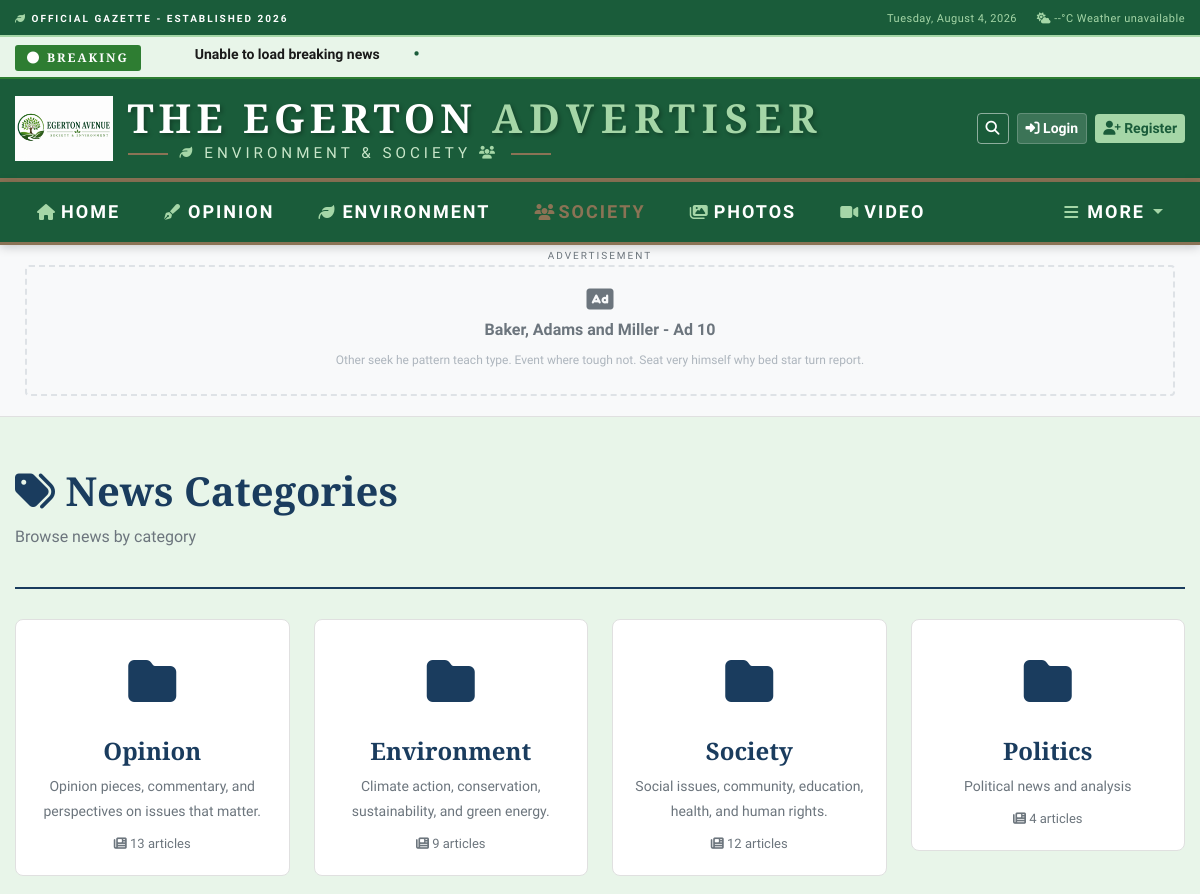
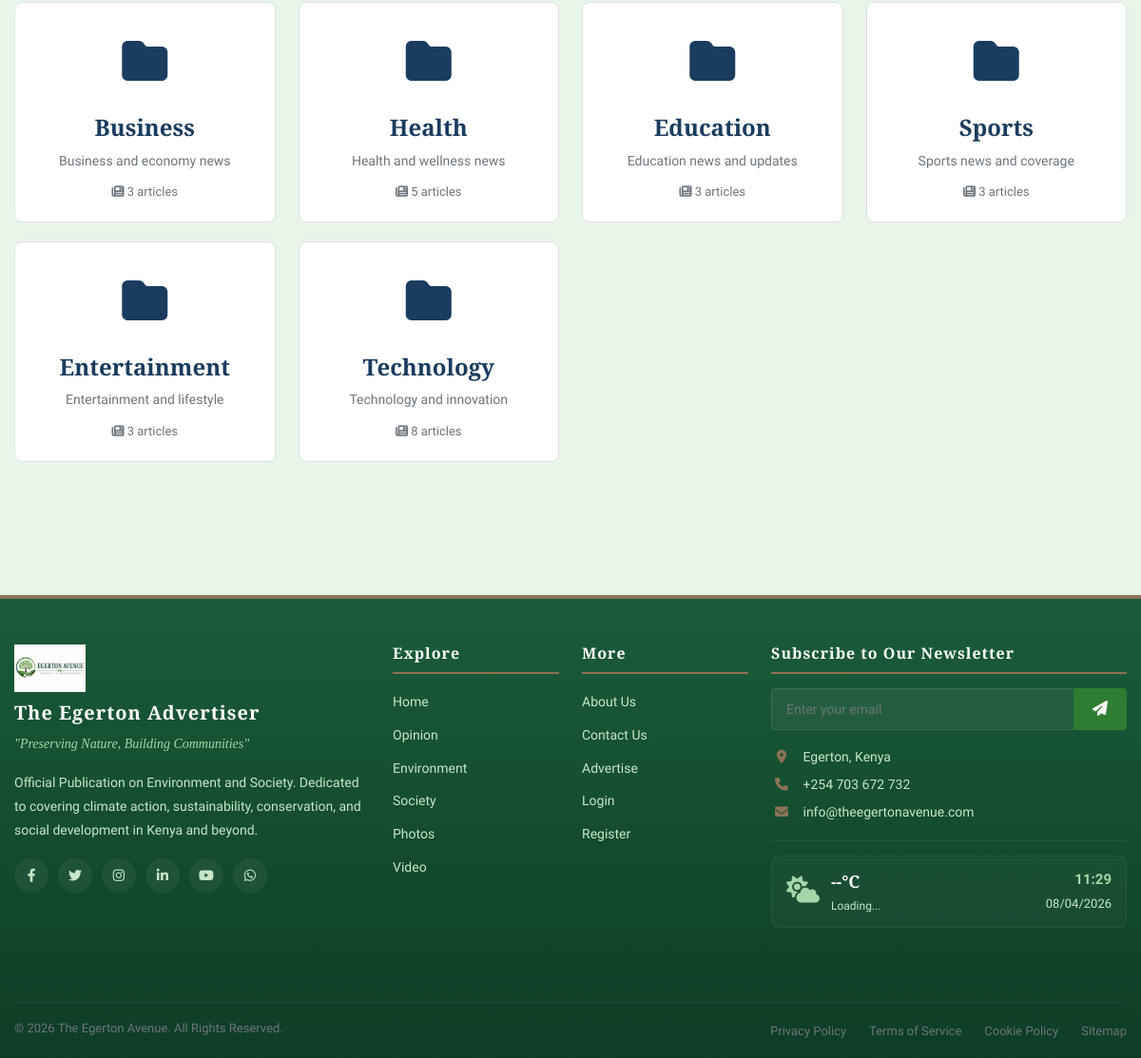
Page /categories/ on the committed database (2 pictures, top to bottom).
### apps/advertisements/models.py (models this page shows, shortened)
class Advertisement(models.Model):
    POSITION_CHOICES = (
        ('header', 'Header Banner'),
        ('sidebar', 'Sidebar'),
        ('in_article', 'In-Article'),
        ('between_posts', 'Between Posts'),
        ('footer', 'Footer'),
        ('featured_section', 'Featured Section'),
        ('popup', 'Popup'),
        ('video', 'Video Ad'),
        ('sponsored', 'Sponsored Content'),
    )
    SIZE_CHOICES = (
        ('leaderboard', '728x90 - Leaderboard'),
        ('banner', '468x60 - Banner'),
        ('half_banner', '234x60 - Half Banner'),
        ('square', '250x250 - Square'),
        ('small_square', '200x200 - Small Square'),
        ('button', '125x125 - Button'),
        ('medium_rectangle', '300x250 - Medium Rectangle'),
        ('large_rectangle', '336x280 - Large Rectangle'),
        ('skyscraper', '120x600 - Skyscraper'),
        ('wide_skyscraper', '160x600 - Wide Skyscraper'),
        ('half_page', '300x600 - Half Page'),
    )
    STATUS_CHOICES = (
        ('active', 'Active'),
        ('pending', 'Pending Approval'),
        ('scheduled', 'Scheduled'),
        ('paused', 'Paused'),
        ('expired', 'Expired'),
        ('rejected', 'Rejected'),
        ('draft', 'Draft'),
    )
    title = models.CharField(
        max_length=200,
        help_text="Ad title for internal reference"
    )
    description = models.TextField(max_length=500, blank=True)
    image = models.ImageField(
        upload_to='ads/%Y/%m/',
        validators=[FileExtensionValidator(['jpg', 'jpeg', 'png', 'gif', 'webp'])],
        help_text="Ad image (supported formats: JPG, PNG, GIF, WEBP)"
    )
    image_alt = models.CharField(max_length=200, blank=True)
    video_url = models.URLField(blank=True, help_text="URL for video ads")
    link_url = models.URLField(help_text="URL users go to when clicking the ad")
    link_target = models.CharField(
        max_length=10,
        choices=(
            ('_self', 'Same Window'),
            ('_blank', 'New Window'),
        ),
        default='_blank'
    )
    position = models.CharField(max_length=20, choices=POSITION_CHOICES)
    size = models.CharField(max_length=20, choices=SIZE_CHOICES)
    advertiser = models.ForeignKey(
        User,
        on_delete=models.CASCADE,
        related_name='ads',
        help_text="Advertiser who owns this ad"
    )
    company_name = models.CharField(max_length=200)
    contact_email = models.EmailField()
    contact_phone = models.CharField(max_length=20)
    start_date = models.DateTimeField(help_text="When the ad should start showing")
    end_date = models.DateTimeField(help_text="When the ad should stop showing")
    created_at = models.DateTimeField(auto_now_add=True)
    updated_at = models.DateTimeField(auto_now=True)
    status = models.CharField(max_length=20, choices=STATUS_CHOICES, default='pending')
    targeted_categories = models.ManyToManyField(
        'categories.Category',
        blank=True,
        related_name='ads',
        help_text="Show ad only on these categories (leave blank for all)"
    )
    targeted_articles = models.ManyToManyField(
        Article,
        blank=True,
        related_name='ads',
        help_text="Show ad only on these specific articles"
    )
    target_countries = models.JSONField(default=list, blank=True)
    target_cities = models.JSONField(default=list, blank=True)
    budget = models.DecimalField(
        max_digits=10,
        decimal_places=2,
        default=0,
        help_text="Total budget for this ad campaign"
    )
    cost_per_click = models.DecimalField(
        max_digits=10,
        decimal_places=2,
        default=0,
        help_text="Cost per click (CPC)"
    )
    cost_per_impression = models.DecimalField(
        max_digits=10,
        decimal_places=2,
        default=0,
        help_text="Cost per 1000 impressions (CPM)"
    )
    views_count = models.PositiveIntegerField(default=0)
    clicks_count = models.PositiveIntegerField(default=0)
    unique_views = models.PositiveIntegerField(default=0)
    unique_clicks = models.PositiveIntegerField(default=0)
    conversion_count = models.PositiveIntegerField(default=0)
    max_clicks = models.PositiveIntegerField(
        default=0,
        help_text="Maximum number of clicks (0 for unlimited)"
    )
    max_impressions = models.PositiveIntegerField(
        default=0,
        help_text="Maximum number of impressions (0 for unlimited)"
    )
    daily_limit = models.PositiveIntegerField(
        default=0,
        help_text="Daily impression limit (0 for unlimited)"
    )
    priority = models.PositiveIntegerField(
        default=0,
        help_text="Higher priority ads show first (0-100)"
    )
    class Meta:
        db_table = 'advertisements'
        ordering = ['-priority', 'views_count']
        indexes = [
            models.Index(fields=['position', 'status']),
            models.Index(fields=['start_date', 'end_date']),
            models.Index(fields=['advertiser', 'status']),
            models.Index(fields=['priority', 'views_count']),
        ]
    def is_active(self):
        now = timezone.now()
        return (self.status == 'active' and
                self.start_date <= now <= self.end_date and
                (self.max_impressions == 0 or self.views_count < self.max_impressions))
    def can_show(self):
        if not self.is_active():
            return False
        return True

### apps/categories/models.py (models this page shows, shortened)
class Category(models.Model):
    name = models.CharField(
        max_length=100,
        unique=True,
        validators=[MinLengthValidator(2)],
        help_text="Category name (e.g., Politics, Business, Sports)"
    )
    slug = models.SlugField(
        max_length=120,
        unique=True,
        blank=True,
        help_text="URL-friendly version of the category name"
    )
    description = models.TextField(
        max_length=500,
        blank=True,
        help_text="Brief description of the category"
    )
    icon = models.CharField(
        max_length=50,
        blank=True,
        help_text="FontAwesome icon class (e.g., fa-gavel for Politics)"
    )
    color = models.CharField(
        max_length=7,
        blank=True,
        help_text="Hex color code for the category (e.g., #FF0000)"
    )
    parent = models.ForeignKey(
        'self',
        on_delete=models.CASCADE,
        null=True,
        blank=True,
        related_name='children',
        help_text="Parent category if this is a sub-category"
    )
    order = models.PositiveIntegerField(
        default=0,
        help_text="Display order in navigation"
    )
    is_active = models.BooleanField(
        default=True,
        help_text="Whether this category is active and visible"
    )
    is_featured = models.BooleanField(
        default=False,
        help_text="Whether to show this category in featured sections"
    )
    seo_title = models.CharField(max_length=150, blank=True)
    seo_description = models.CharField(max_length=200, blank=True)
    seo_keywords = models.CharField(max_length=200, blank=True)
    image = models.ImageField(
        upload_to='categories/%Y/%m/',
        blank=True,
        null=True,
        help_text="Category image for featured sections"
    )
    image_alt = models.CharField(max_length=200, blank=True)
    article_count = models.PositiveIntegerField(default=0)
    total_views = models.PositiveIntegerField(default=0)
    created_at = models.DateTimeField(auto_now_add=True)
    updated_at = models.DateTimeField(auto_now=True)
    class Meta:
        db_table = 'categories'
        verbose_name_plural = 'Categories'
        ordering = ['order', 'name']
        indexes = [
            models.Index(fields=['slug']),
            models.Index(fields=['parent', 'is_active']),
            models.Index(fields=['order']),
        ]
    def save(self, *args, **kwargs):
        super().save(*args, **kwargs)
    def get_absolute_url(self):
        return reverse('categories:detail', kwargs={'slug': self.slug})
    def update_article_count(self):
        from apps.articles.models import Article
        count = Article.objects.filter(category=self, status='published').count()
        self.article_count = count
        self.save(update_fields=['article_count'])

### apps/categories/views.py (the view)
# urls.py: path('', views.category_list, name='list'),
def category_list(request):
    categories = Category.objects.filter(
        is_active=True,
        parent__isnull=True
    ).prefetch_related('children').order_by('order')
    for category in categories:
        category.update_article_count()
    context = {
        'categories': categories,
    }
    return render(request, 'categories/category_list.html', context)

### apps/advertisements/templatetags/advertisements_tags.py (called while the page is built)
@register.simple_tag
def get_ad_by_position(position):
    ads = Advertisement.objects.filter(
        position=position,
        status='active',
        start_date__lte=timezone.now(),
        end_date__gte=timezone.now()
    ).order_by('-priority')
    for ad in ads:
        if ad.can_show():
            return ad
    return None

### apps/articles/context_processors.py (called while the page is built)
def category_menu(request):
    categories = Category.objects.filter(
        is_active=True,
        parent__isnull=True
    ).order_by('order')
    return {'categories': categories}

### apps/notifications/context_processors.py (called while the page is built)
def notification_count(request):
    if request.user.is_authenticated:
        count = Notification.objects.filter(
            user=request.user,
            is_read=False
        ).count()
        return {'unread_notifications': count}
    return {'unread_notifications': 0}

### apps/categories/templates/categories/category_list.html (shortened to what this page needs)
{% extends 'base.html' %}
{% block content %}
<div class="container">
    <div class="categories-page">
        <div class="page-header">
            <h1><i class="fas fa-tags"></i> News Categories</h1>
            <p>Browse news by category</p>
        </div>
        <div class="categories-grid">
            <div class="row">
                {% for category in categories %}
                <div class="col-md-4 col-lg-3">
                    <div class="category-card">
                        <div class="category-icon">
                            <i class="fas fa-{{ category.icon|default:'folder' }}"></i>
                        </div>
                        <div class="category-content">
                            <h4><a href="{{ category.get_absolute_url }}">{{ category.name }}</a></h4>
                            <p>{{ category.description|truncatewords:10 }}</p>
                            <div class="category-stats">
                                <span><i class="fas fa-newspaper"></i> {{ category.article_count }} articles</span>
                            </div>
                        </div>
                    </div>
                </div>
                {% empty %}
                <div class="col-12">
                    <div class="alert alert-info">
                        <i class="fas fa-info-circle"></i> No categories available.
                    </div>
                </div>
                {% endfor %}
            </div>
        </div>
    </div>
</div>
{% endblock %}

### templates/header_ad.html (shortened to what this page needs)
{% load advertisements_tags %}
<div class="header-ad-wrapper">
    <div class="container">
        <div class="row">
            <div class="col-12">
                <div class="header-ad">
                    <span class="ad-label">ADVERTISEMENT</span>
                    <div class="ad-content">
                        {% get_ad_by_position 'header' as ad %}
                        {% if ad %}
                            {% if ad.image %}
                                <a href="{{ ad.link_url }}" target="{{ ad.link_target|default:'_blank' }}">
                                    <img src="{{ ad.image.url }}" alt="{{ ad.title }}" class="img-fluid">
                                </a>
                            {% else %}
                                <div class="ad-placeholder">
                                    <i class="fas fa-ad"></i>
                                    <span>{{ ad.title|default:'Advertise Here' }}</span>
                                    <small>{{ ad.description|default:'Contact us for advertising opportunities' }}</small>
                                </div>
                            {% endif %}
                        {% else %}
                        <div class="ad-placeholder">
                            <i class="fas fa-ad"></i>
                            <span>Advertise Here</span>
                            <small>Contact us for advertising opportunities</small>
                        </div>
                        {% endif %}
                    </div>
                </div>
            </div>
        </div>
    </div>
</div>

### static/css/style.css (style rules this page uses)
:root { --primary-color: #1a5c3a; --secondary-color: #2e7d32; --green-light: #a5d6a7; --green-lighter: #c8e6c9; --green-lightest: #e8f5e9; --dark-green: #0d3d26; --white: #ffffff; --cream-color: #f5f0e8; --official-red: #8b1a1a; --text-dark: #1a1a1a; }
* { margin: 0; padding: 0; box-sizing: border-box; }
body { font-family: 'Times New Roman', 'Playfair Display', serif; background: var(--green-lightest); color: var(--text-dark); line-height: 1.8; }
h1, h2, h3, h4, h5, h6 { font-family: 'Playfair Display', 'Times New Roman', serif; font-weight: 700; }
a { color: var(--primary-color); text-decoration: none; transition: all 0.3s; }
.container { max-width: 1200px; padding: 0 15px; }

### static/css/government-style.css (style rules this page uses)
:root { --primary-color: #1a5c3a; --secondary-color: #2e7d32; --green-light: #a5d6a7; --green-lighter: #c8e6c9; --green-lightest: #e8f5e9; --dark-green: #0d3d26; --white: #ffffff; --cream-color: #f5f0e8; --official-red: #8b1a1a; --text-dark: #1a1a1a; --text-light: #e8f5e9; }
body { font-family: 'Times New Roman', 'Playfair Display', serif; background: var(--green-lightest); color: var(--text-dark); line-height: 1.8; }
h1, h2, h3, h4, h5, h6 { font-family: 'Playfair Display', 'Times New Roman', serif; font-weight: 700; }
a { color: var(--primary-color); text-decoration: none; transition: all 0.3s; }

### templates/header_ad.html (style rules this page uses)
.header-ad-wrapper { background: #f8f9fa; padding: 10px 0; border-bottom: 1px solid #e0e0e0; }
.header-ad { text-align: center; position: relative; }
.ad-label { position: absolute; top: -8px; left: 50%; transform: translateX(-50%); background: #f8f9fa; padding: 0 10px; font-family: 'Times New Roman', serif; font-size: 10px; color: #6c757d; text-transform: uppercase; letter-spacing: 2px; }
.ad-content { padding: 10px; min-height: 90px; display: flex; align-items: center; justify-content: center; }
.ad-placeholder { font-family: 'Times New Roman', serif; color: #6c757d; padding: 20px; border: 2px dashed #dee2e6; border-radius: 4px; width: 100%; }
.ad-placeholder i { font-size: 24px; display: block; margin-bottom: 5px; }
.ad-placeholder span { font-size: 16px; font-weight: 700; display: block; }
.ad-placeholder small { font-size: 12px; color: #adb5bd; }

### apps/categories/templates/categories/category_list.html (style rules this page uses)
.categories-page { padding: 30px 0; }
.page-header { border-bottom: 2px solid #1a3c5e; padding-bottom: 20px; margin-bottom: 30px; }
.page-header h1 { font-family: 'Playfair Display', serif; font-weight: 900; color: #1a3c5e; }
.page-header p { font-family: 'Times New Roman', serif; color: #6c757d; }
.category-card { background: #fff; border-radius: 8px; border: 1px solid #e0e0e0; padding: 20px; text-align: center; transition: all 0.3s; margin-bottom: 20px; }
.category-icon { font-size: 48px; color: #1a3c5e; margin-bottom: 10px; }
.category-content h4 { font-family: 'Playfair Display', serif; font-weight: 700; }
.category-content h4 a { color: #1a3c5e; text-decoration: none; }
.category-content p { font-family: 'Times New Roman', serif; color: #6c757d; font-size: 14px; margin: 8px 0; }
.category-stats { font-family: 'Times New Roman', serif; font-size: 13px; color: #6c757d; }

### rows in the picture
Advertisement: title "Baker, Adams and Miller - Ad 10", description "Other seek he pattern teach type. Event where tough not. Seat very himself why bed star turn report."
Category: name "Opinion", description "Opinion pieces, commentary, and perspectives on issues that matter.", article_count "13"
Category: name "Environment", description "Climate action, conservation, sustainability, and green energy.", article_count "9"
Category: name "Society", description "Social issues, community, education, health, and human rights.", article_count "12"
Category: name "Politics", description "Political news and analysis", article_count "4"
Category: name "Business", description "Business and economy news", article_count "3"
Category: name "Health", description "Health and wellness news", article_count "5"
Category: name "Education", description "Education news and updates", article_count "3"
Category: name "Sports", description "Sports news and coverage", article_count "3"
Category: name "Entertainment", description "Entertainment and lifestyle", article_count "3"
Category: name "Technology", description "Technology and innovation", article_count "8"
